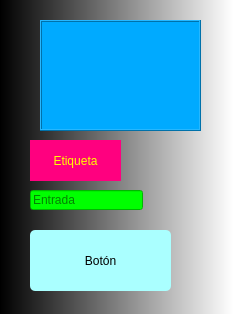
<?xml version="1.0" encoding="UTF-8"?>
<ui version="4.0">
 <class>Form</class>
 <widget class="QWidget" name="Form">
  <property name="geometry">
   <rect>
    <x>0</x>
    <y>0</y>
    <width>233</width>
    <height>314</height>
   </rect>
  </property>
  <property name="minimumSize">
   <size>
    <width>0</width>
    <height>0</height>
   </size>
  </property>
  <property name="maximumSize">
   <size>
    <width>1000</width>
    <height>1000</height>
   </size>
  </property>
  <property name="windowTitle">
   <string>Ejemplo</string>
  </property>
  <property name="windowIcon">
   <iconset resource="images.qrc">
    <normaloff>:/images/imagenes/Animals.ico</normaloff>:/images/imagenes/Animals.ico</iconset>
  </property>
  <property name="styleSheet">
   <string notr="true">background-color: qlineargradient(spread:pad, x1:0, y1:0, x2:1, y2:0, stop:0 rgba(0, 0, 0, 255), stop:1 rgba(255, 255, 255, 255));</string>
  </property>
  <widget class="QPushButton" name="pushButton">
   <property name="geometry">
    <rect>
     <x>30</x>
     <y>230</y>
     <width>141</width>
     <height>61</height>
    </rect>
   </property>
   <property name="styleSheet">
    <string notr="true">border-radius:5px;
background-color: rgb(170, 255, 255);</string>
   </property>
   <property name="text">
    <string>Botón</string>
   </property>
   <property name="icon">
    <iconset resource="images.qrc">
     <normaloff>:/images/imagenes/exit-60.png</normaloff>:/images/imagenes/exit-60.png</iconset>
   </property>
   <property name="iconSize">
    <size>
     <width>60</width>
     <height>60</height>
    </size>
   </property>
  </widget>
  <widget class="QLineEdit" name="lineEdit">
   <property name="geometry">
    <rect>
     <x>30</x>
     <y>190</y>
     <width>113</width>
     <height>20</height>
    </rect>
   </property>
   <property name="styleSheet">
    <string notr="true">background-color: rgb(0, 255, 0);
color: rgb(5, 5, 5);</string>
   </property>
   <property name="text">
    <string/>
   </property>
   <property name="placeholderText">
    <string>Entrada</string>
   </property>
  </widget>
  <widget class="QLabel" name="label">
   <property name="geometry">
    <rect>
     <x>30</x>
     <y>140</y>
     <width>91</width>
     <height>41</height>
    </rect>
   </property>
   <property name="styleSheet">
    <string notr="true">background-color: rgb(255, 0, 127);
color: rgb(255, 255, 0);</string>
   </property>
   <property name="text">
    <string>Etiqueta</string>
   </property>
   <property name="alignment">
    <set>Qt::AlignCenter</set>
   </property>
  </widget>
  <widget class="QLabel" name="label_2">
   <property name="geometry">
    <rect>
     <x>40</x>
     <y>20</y>
     <width>161</width>
     <height>111</height>
    </rect>
   </property>
   <property name="styleSheet">
    <string notr="true">alternate-background-color: rgb(255, 170, 0);
background-color: rgb(0, 170, 255);</string>
   </property>
   <property name="frameShape">
    <enum>QFrame::Box</enum>
   </property>
   <property name="frameShadow">
    <enum>QFrame::Raised</enum>
   </property>
   <property name="text">
    <string/>
   </property>
   <property name="pixmap">
    <pixmap resource="images.qrc">:/images/imagenes/facebook-480.png</pixmap>
   </property>
   <property name="scaledContents">
    <bool>true</bool>
   </property>
  </widget>
 </widget>
 <resources>
  <include location="images.qrc"/>
 </resources>
 <connections>
  <connection>
   <sender>pushButton</sender>
   <signal>clicked()</signal>
   <receiver>Form</receiver>
   <slot>close()</slot>
   <hints>
    <hint type="sourcelabel">
     <x>130</x>
     <y>259</y>
    </hint>
    <hint type="destinationlabel">
     <x>208</x>
     <y>-9</y>
    </hint>
   </hints>
  </connection>
  <connection>
   <sender>lineEdit</sender>
   <signal>textChanged(QString)</signal>
   <receiver>label</receiver>
   <slot>setText(QString)</slot>
   <hints>
    <hint type="sourcelabel">
     <x>98</x>
     <y>195</y>
    </hint>
    <hint type="destinationlabel">
     <x>95</x>
     <y>159</y>
    </hint>
   </hints>
  </connection>
 </connections>
</ui>
